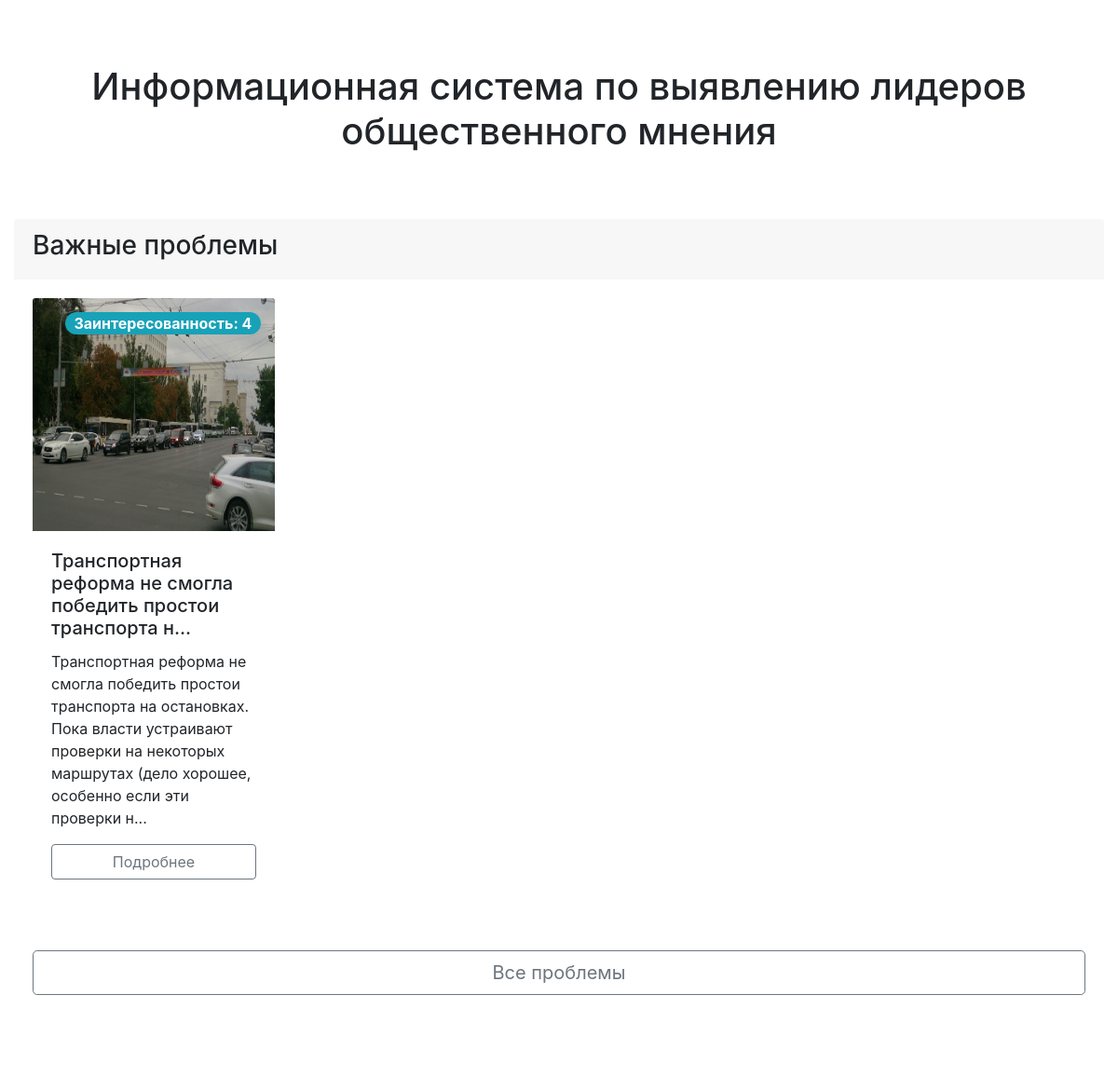
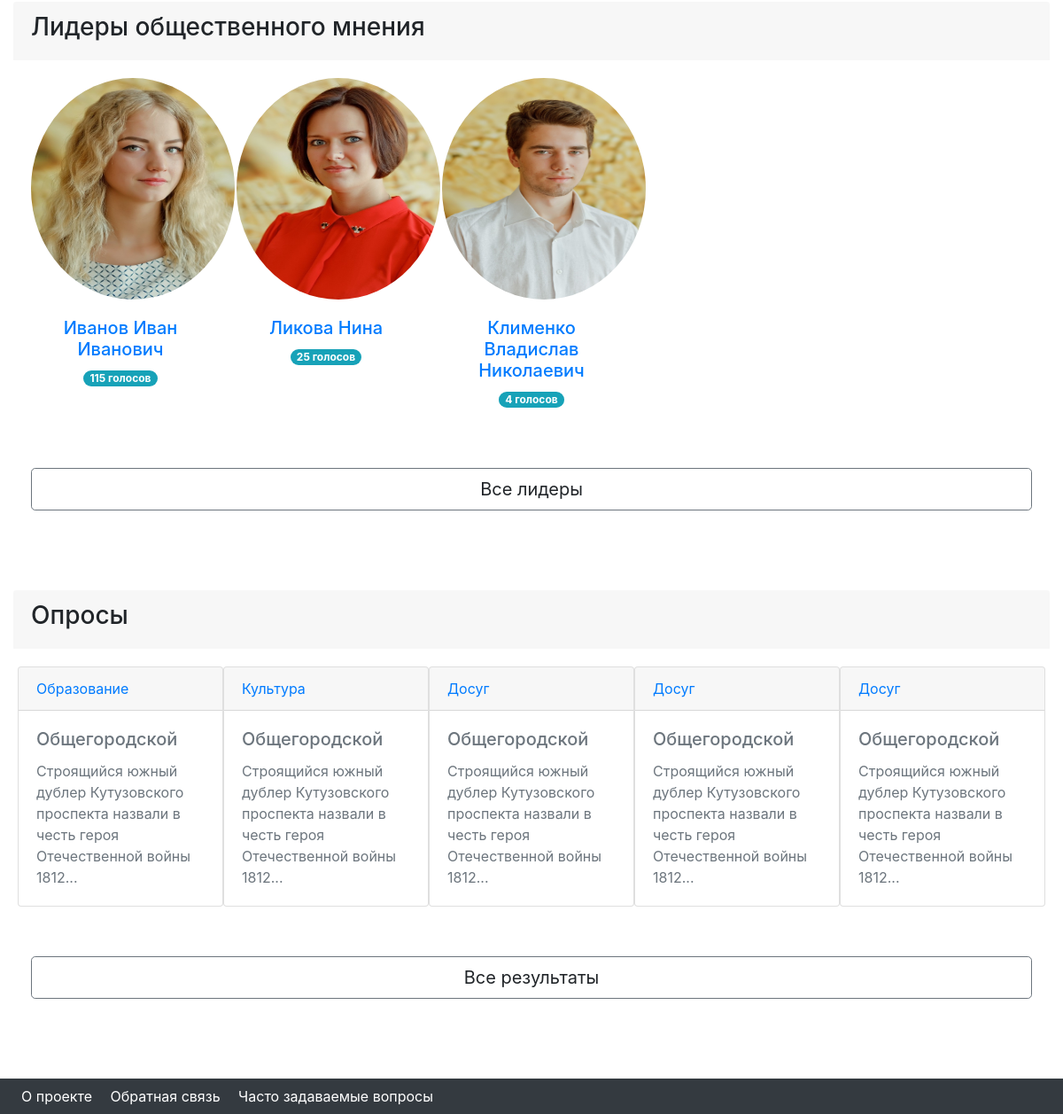
Before: / (lower part) with the older database file (2 pictures, top to bottom).
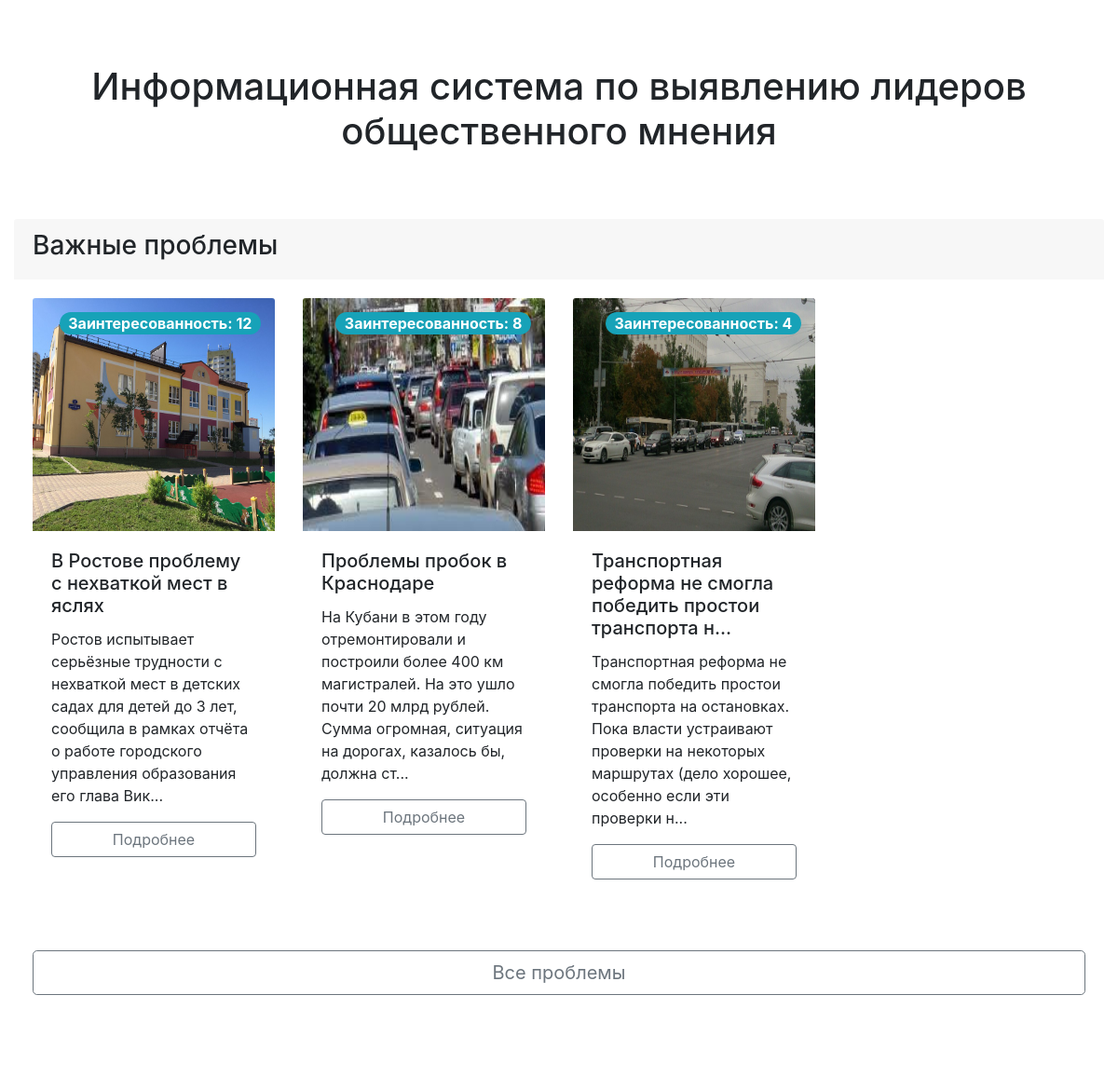
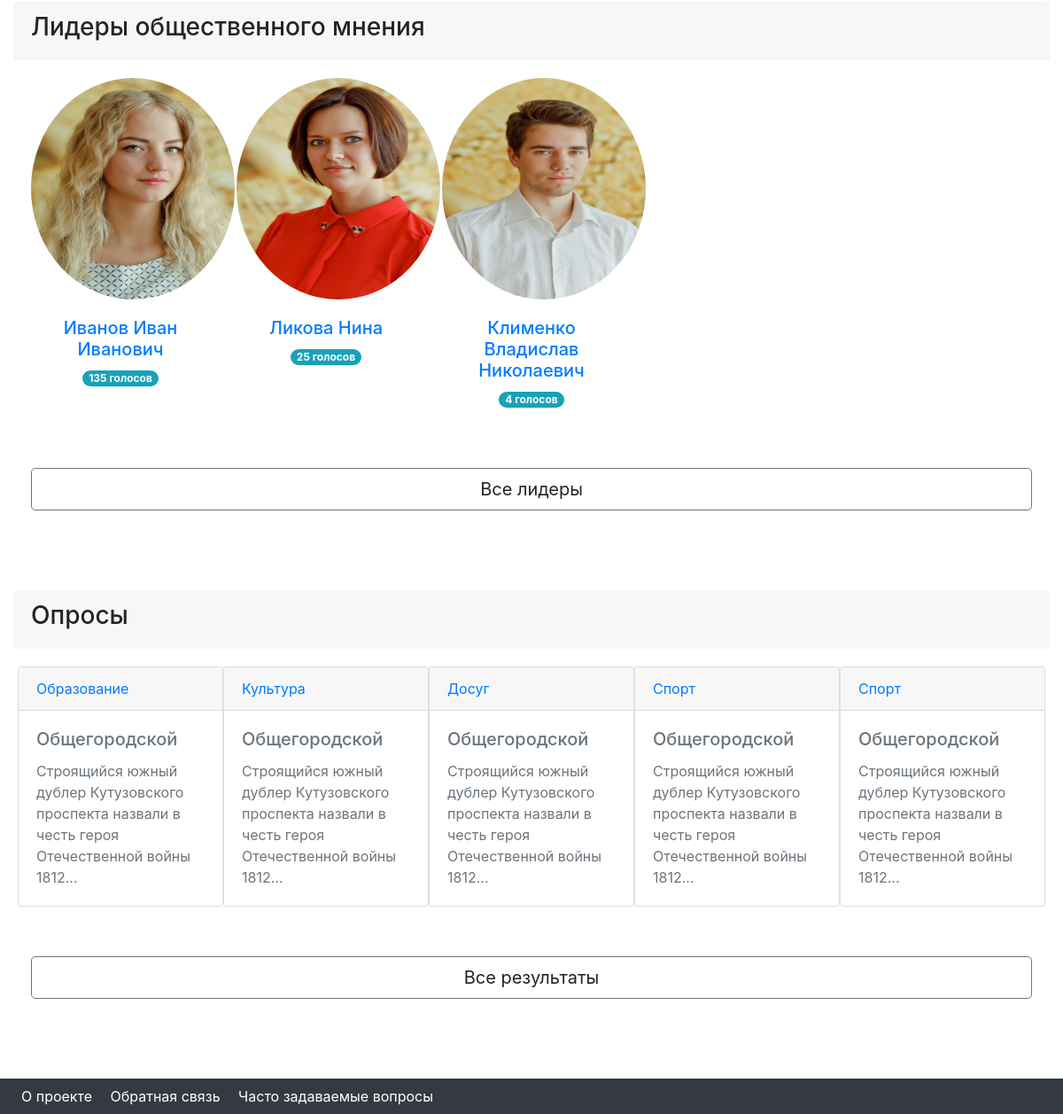
After: the same page with the newer database file (2 pictures, top to bottom).
### tables this page shows
CREATE TABLE `problems` (
  `IDProblem` int(11) NOT NULL,
  `IDUser` int(11) NOT NULL,
  `Nameproblem` varchar(300) NOT NULL,
  `Description` varchar(10000) NOT NULL,
  `Photo` varchar(255) NOT NULL,
  `Status` int(11) NOT NULL,
  `Rating` int(11) NOT NULL,
  `Level` varchar(60) NOT NULL
);

CREATE TABLE `user` (
  `IDUser` int(11) NOT NULL,
  `Lastname` varchar(50) DEFAULT NULL,
  `Firstname` varchar(50) DEFAULT NULL,
  `Fathername` varchar(50) DEFAULT NULL,
  `BirstDate` date DEFAULT NULL,
  `EMail` varchar(100) NOT NULL,
  `Edu` varchar(50) NOT NULL DEFAULT 'нет',
  `Reiting` int(11) NOT NULL DEFAULT 0,
  `Status` varchar(100) NOT NULL DEFAULT 'Студент',
  `Tel` varchar(30) NOT NULL,
  `Photo` varchar(100) DEFAULT NULL,
  `Username` varchar(100) NOT NULL,
  `Passw` varchar(100) NOT NULL,
  `CountGolos` int(11) DEFAULT 1,
  `CountPeredano` int(11) DEFAULT 0,
  `PeredahoIDUser` int(11) DEFAULT NULL
);

CREATE TABLE `poll` (
  `IDPoll` int(11) NOT NULL,
  `Thema` varchar(150) NOT NULL,
  `Name` varchar(150) NOT NULL,
  `Comment` text NOT NULL,
  `Photo` varchar(100) DEFAULT NULL,
  `Q1` varchar(250) DEFAULT '0',
  `Q2` varchar(250) DEFAULT '0',
  `Q3` varchar(250) DEFAULT '0',
  `CountQ1` int(11) DEFAULT 0,
  `CountQ2` int(11) DEFAULT 0,
  `CountQ3` int(11) DEFAULT 0,
  `DateBegin` date DEFAULT NULL,
  `DateEnd` date DEFAULT NULL,
  `Status` int(11) DEFAULT 0,
  `IDUser` int(11) DEFAULT NULL
);

### Index.php (the view, shortened to what this page needs)
<?php
include('NavGuest.php');
?>
<div class="border-block"><center><h1>Информационная система по выявлению лидеров общественного мнения</h1></center></div>
<div class="container-fluid border-block">
	<div class="card border-0">
		<div class="card-header border-0">
			<h3>Важные проблемы</h3>
		</div>
		<div class="card-body">
			<div class="row row-cols-1 row-cols-sm-2 row-cols-md-4">
			<?php
				include("db.php");
				$sql=mysqli_query($db,"SELECT * FROM user INNER JOIN problems ON user.IDUser=problems.IDUser WHERE problems.Status=1 ORDER BY IDProblem DESC limit 4");
					while ($result=mysqli_fetch_array($sql)){
						echo'	<div class=col mb-3">
						<div >
							<img src="'.$result['Photo'].'" formaction="" class="card-img-top item-img" alt="...">
							<div class="card-body">';
								echo "<p class='badge badge-pill badge-info' style='position: absolute; top: 15px; right: 30px; font-size: 12pt;'>Заинтересованность: ".$result['Rating']."</p>";
								echo "<form  method='POST'>";
								echo '<h5 class="card-title">'.mb_strimwidth($result['Nameproblem'], 0, 63, "...").'</h5>';
								echo "<p class='card-text'>".mb_strimwidth($result['Description'], 0, 175, "...")."</p>";
								echo "<td><button type='submit' style='position: static; bottom: 0px;'class='btn btn-outline-secondary btn-block btn-block' formaction='ActualProblemsItem.php'  style='position: absolute; right: -5px; top: -15px;'>Подробнее</button></td>";
								echo "</form>";
						echo '</div>
					</div>
				</div>';
}
	echo 	'</div>
			<a type="button" href="actual_problems.html" class="btn btn-outline-secondary btn-lg btn-block border-button">Все проблемы</a>
		</div>
	</div>
</div>';
?>
<div class="container-fluid border-block">
	<div class="card border-0">
		<div class="card-header border-0">
			<h3>Лидеры общественного мнения</h3>
		</div>
		<div class="card-body">
			<div class="row row-cols-1 row-cols-sm-2 row-cols-md-5">
				<?php
				$sql=mysqli_query($db,"SELECT * FROM user WHERE Reiting > 0");
				while ($result=mysqli_fetch_array($sql)){
				echo"<div class='col mb-2'>";
				echo	"<a href='PersonalAccount.php'>";
				echo		"<div class='card border-0'>";
				echo			"<center>";
				echo				"<img src='".$result['Photo']."' class='rounded-circle img-lider-opinion'>";
				echo				"<div class='card-body'>";
				echo					"<h5 class='card-title'>".$result['Lastname'].' '.$result['Firstname'].' '.$result['Fathername']."</h5>";
				echo					"<span class='badge badge-pill badge-info'>".$result['Reiting']." голосов</span>";
				echo				"</div>";
				echo			"</center>";
				echo		"</div>";
				echo	"</a>";
				echo "</div>";
				}
				?>
			</div>
			<a type="button" class="btn btn-outline-secondary btn-lg btn-block border-button">Все лидеры</a>
		</div>
	</div>
</div>
<div class="container-fluid border-block">
	<div class="card border-0">
		<div class="card-header border-0">
			<h3>Опросы</h3>
		</div>
		<div class="card-body">
			<div class="row row-cols-1 row-cols-sm-3 row-cols-md-5">
				<?php
				$sql=mysqli_query($db,"SELECT * FROM poll ORDER BY IDPoll DESC limit 5");
				while ($result=mysqli_fetch_array($sql)){
				echo"<div class='card mb-3'>";
				echo	"<a href='#'>";
				echo		"<div class='card-header'>".$result['Thema']."</div>";
				echo		"<div class='card-body text-secondary'>";
				echo			"<h5 class='card-title'>Общегородской</h5>";
				echo			"<p class='card-text'>Строящийся южный дублер Кутузовского проспекта назвали в честь героя Отечественной войны 1812...</p>";
				echo		"</div>";
				echo	"</a>";
				echo"</div>";
				}
				?>
			</div>
			<a type="button" class="btn btn-outline-secondary btn-lg btn-block border-button">Все результаты</a>
		</div>
	</div>
</div>
<footer>
	<nav class="navbar navbar-expand-sm navbar-dark bg-dark">
		<div class="row">
			<div class="col align-self-end">
				<a class="p-2 text-white" href="#"><font style="vertical-align: inherit;">
					<font style="vertical-align: inherit;">О проекте</font></font>
				</a>
				<a class="p-2 text-white" href="#"><font style="vertical-align: inherit;">
					<font style="vertical-align: inherit;">Обратная связь</font></font>
				</a>
				<a class="p-2 text-white" href="#"><font style="vertical-align: inherit;">
					<font style="vertical-align: inherit;">Часто задаваемые вопросы</font></font>
				</a>
			</div>
		</div>
	</nav>
</footer>
</body>
</html>

Changed rows visible on the page:
removed poll: Thema "Досуг"
removed poll: Thema "Досуг"
added problems: shows a picture, Rating "12", Nameproblem "В Ростове проблему с нехваткой мест в яслях", Description "Ростов испытывает серьёзные трудности с нехваткой мест в детских садах для детей до 3 лет, сообщила в рамках отчёта о работе городского управления образования его глава Вик..."
added problems: shows a picture, Rating "8", Nameproblem "Проблемы пробок в Краснодаре", Description "На Кубани в этом году отремонтировали и построили более 400 км магистралей. На это ушло почти 20 млрд рублей. Сумма огромная, ситуация на дорогах, казалось бы, должна ст..."
changed user "Иванов": Reiting "115" → "135"
now on this page (row unchanged): poll: Thema "Спорт"
now on this page (row unchanged): poll: Thema "Спорт"
